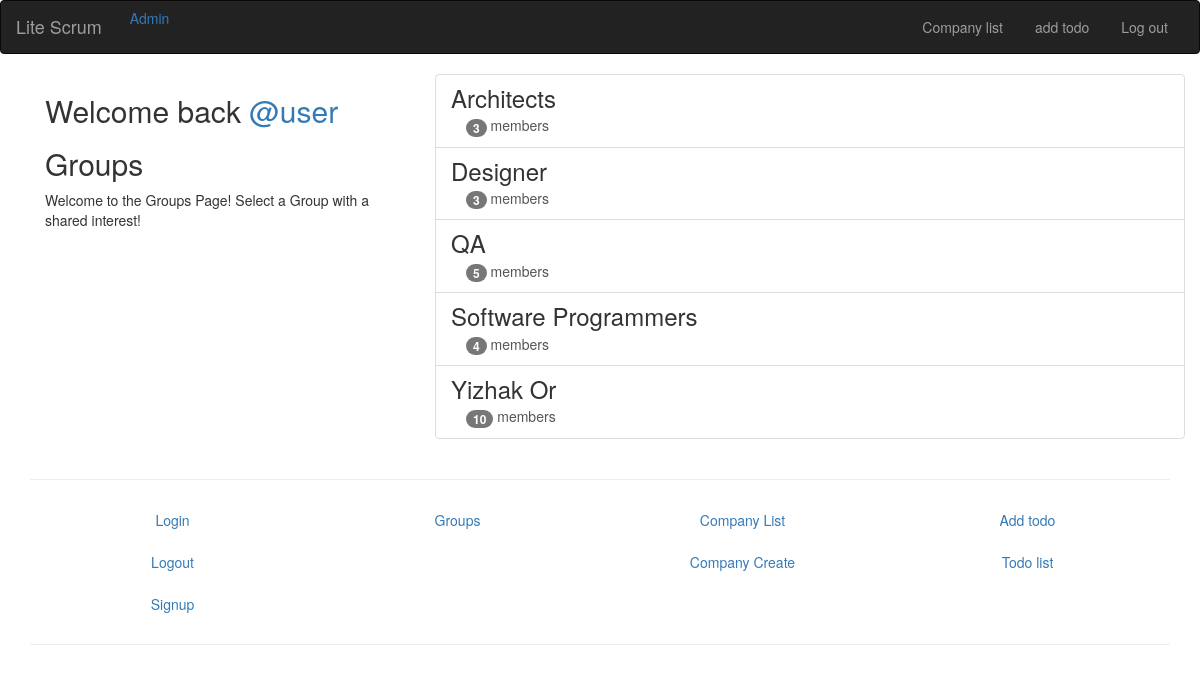
Screenshot of /groups/ (signed in) with the database file from the repository.
### groups/models.py (models this page shows, shortened)
class Group(models.Model):
    name = models.CharField(max_length=255, unique=True)
    slug = models.SlugField(allow_unicode=True, unique=True)
    description = models.TextField(blank=True, default='')
    description_html = models.TextField(editable=False, default='', blank=True)
    members = models.ManyToManyField(User,through="GroupMember")
    company = models.ForeignKey(Company, related_name="groupcompany")
    class Meta:
        unique_together= ('name', 'company')
        ordering = ('name')
    class Meta:
        ordering = ["name"]

### groups/views.py (the view)
class ListGroups(generic.ListView):
    model = Group

### groups/templates/groups/group_list.html (shortened to what this page needs)
{% extends "groups/group_base.html" %}
{% block pre %}
<div class="col-md-4">
	<div class="group_content">
		{% if user.is_authenticated %}
		<h2>
			Welcome back
			<a href="{% url 'accounts:login' %}">@{{user.username }}</a>
		</h2>
    {% endif %}
			<h2>Groups</h2>
			<p>Welcome to the Groups Page! Select a Group with a shared interest!</p>
	</div>
</div>
{% endblock %}
{% block cont %}
<div class="col-md-8">
	<div class="list-group">
		{% for group in object_list %}
		  <a class="list-group-item" href="{% url 'groups:single' slug=group.slug %}">
			     <h3 class="title list-group-item-heading">{{ group.name }}</h3>
			<div class="list-group-item-text container-fluid">
				<div class="row">
					<div class="col-md-4">
						<span class="badge">{{ group.members.count }}</span> member{{ group.members.count|pluralize }}
					</div>
				</div>
			</div>
		</a>
		{% endfor %}
	</div>
</div>
{% endblock %}

### rows the page displays
Group: name "Architects", members.count "3"
Group: name "Designer", members.count "3"
Group: name "QA", members.count "5"
Group: name "Software Programmers", members.count "4"
Group: name "Yizhak Or", members.count "10"

### other values shown
{{ user.username }} "user"
